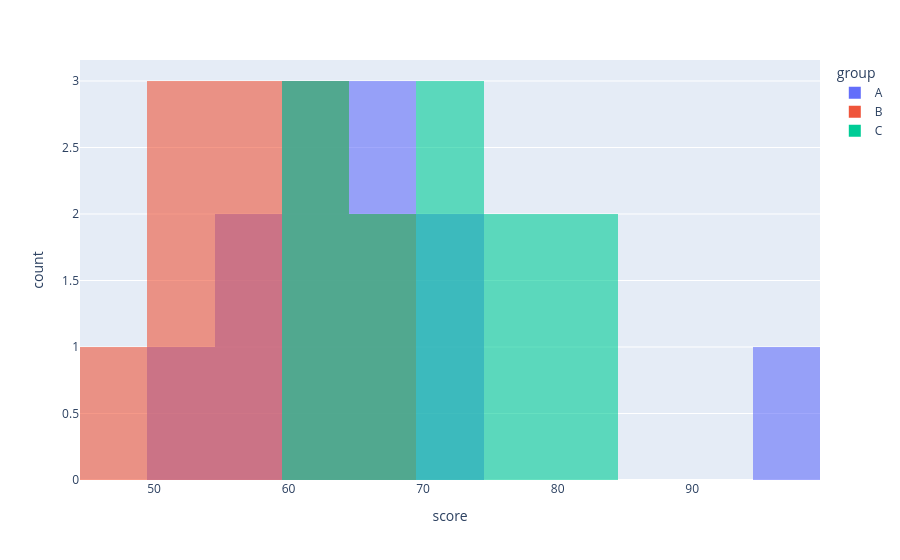

Write notebook code for a chart like this one.
### Code cell
fig = px.histogram(
    df, # 데이터
    x='score', # X축
    color='group',  # 그룹핑(색상으로 구분)
    opacity=0.6, # 투명도
    barmode='overlay' # 막대기 유형
)

fig.show()

### Figure 1 — Plotly figure (JSON) as saved in the notebook; plotly's stock layout.template omitted (floating-point values rounded to 4 significant figures)
{"data": [{"bingroup": "x", "hovertemplate": "group=A<br>score=%{x}<br>count=%{y}<extra></extra>", "legendgroup": "A", "marker": {"color": "#636efa", "opacity": 0.6, "pattern": {"shape": ""}}, "name": "A", "orientation": "v", "showlegend": true, "x": [52, 55, 58, 60, 61, 63, 65, 67, 68, 70, 72, 95], "xaxis": "x", "yaxis": "y", "type": "histogram"}, {"bingroup": "x", "hovertemplate": "group=B<br>score=%{x}<br>count=%{y}<extra></extra>", "legendgroup": "B", "marker": {"color": "#EF553B", "opacity": 0.6, "pattern": {"shape": ""}}, "name": "B", "orientation": "v", "showlegend": true, "x": [48, 50, 53, 54, 56, 57, 58, 60, 62, 64, 66, 68], "xaxis": "x", "yaxis": "y", "type": "histogram"}, {"bingroup": "x", "hovertemplate": "group=C<br>score=%{x}<br>count=%{y}<extra></extra>", "legendgroup": "C", "marker": {"color": "#00cc96", "opacity": 0.6, "pattern": {"shape": ""}}, "name": "C", "orientation": "v", "showlegend": true, "x": [60, 62, 64, 66, 68, 70, 72, 74, 76, 78, 80, 82], "xaxis": "x", "yaxis": "y", "type": "histogram"}], "layout": {"xaxis": {"anchor": "y", "domain": [0.0, 1.0], "title": {"text": "score"}}, "yaxis": {"anchor": "x", "domain": [0.0, 1.0], "title": {"text": "count"}}, "legend": {"title": {"text": "group"}, "tracegroupgap": 0}, "margin": {"t": 60}, "barmode": "overlay"}}
